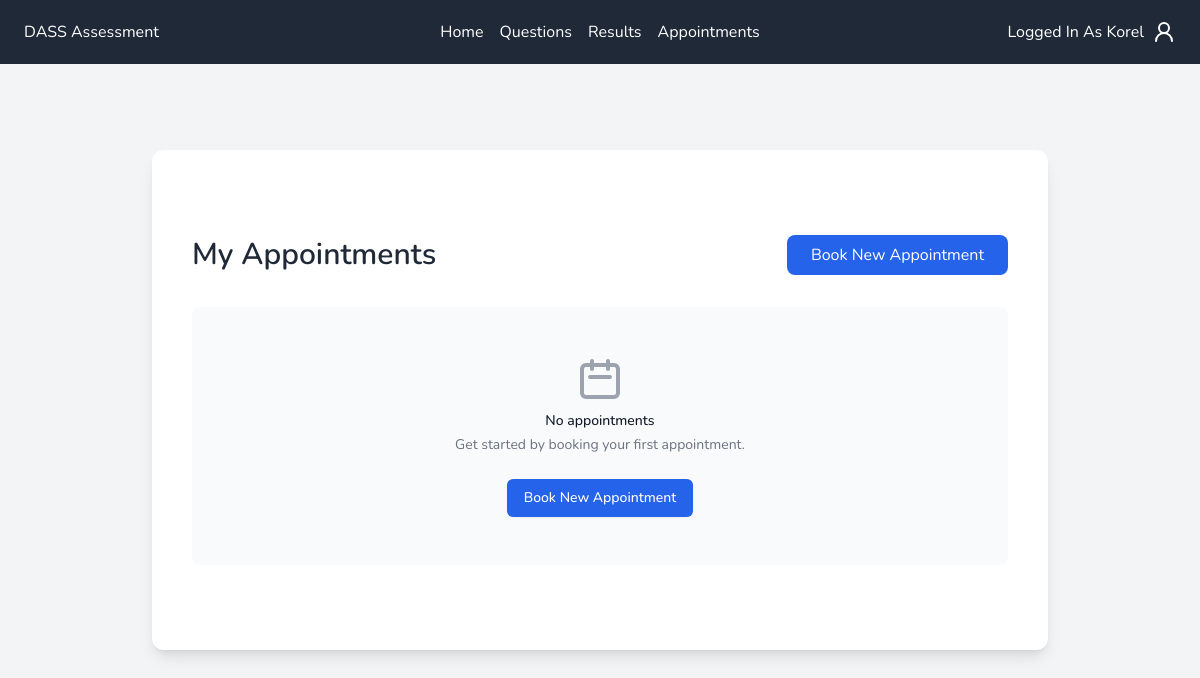
The app's page /appointments (signed in), older data.
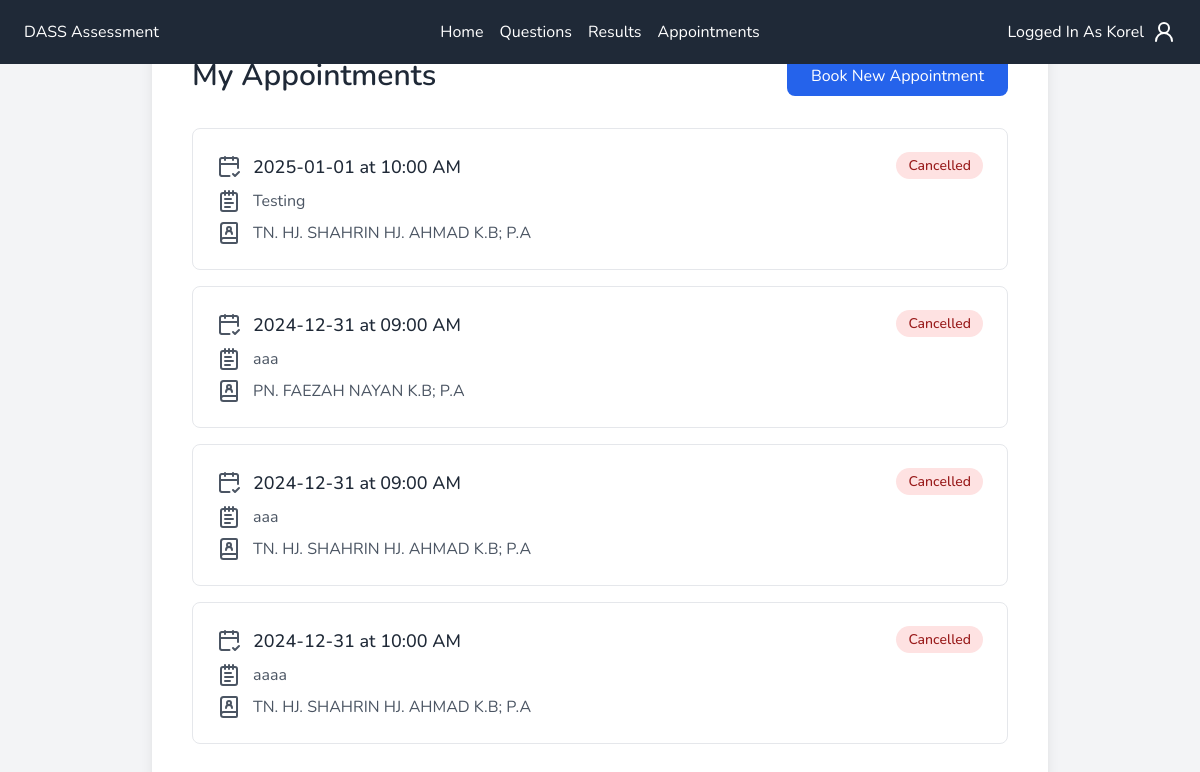
The same page, newer data.
### tables this page shows
CREATE TABLE appointments (
                id INTEGER PRIMARY KEY AUTOINCREMENT,
                student_id INTEGER NOT NULL,
                counsellor_id INTEGER NOT NULL,
                time TEXT NOT NULL,
                date TEXT NOT NULL,
                reason TEXT,
                status TEXT CHECK(status IN ('pending', 'confirmed', 'cancelled')) DEFAULT 'pending',
                created_at DATETIME DEFAULT CURRENT_TIMESTAMP,
                FOREIGN KEY (student_id) REFERENCES students (id),
                FOREIGN KEY (counsellor_id) REFERENCES counsellors (id)
            );

CREATE TABLE counsellors (
            id INTEGER PRIMARY KEY AUTOINCREMENT,
            email TEXT UNIQUE NOT NULL,
            username TEXT UNIQUE NOT NULL,
            password TEXT NOT NULL,
            phone TEXT
        );

### app.py (the view)
@app.route("/appointments")
@login_required
def appointments():
    user_appointments = []
    conn = get_db_connection()
    appointments = conn.execute(
        "SELECT apt.id, s.username as student_name, apt.date, apt.time, apt.reason, apt.status, c.username as counsellor_name FROM appointments apt INNER JOIN students s ON apt.student_id = s.id INNER JOIN counsellors c ON apt.counsellor_id = c.id WHERE apt.student_id = ?", (session["user_id"],)
    ).fetchall()
    conn.close()
    for appointment in appointments:
        user_appointments.append(
            {
                "id": appointment["id"],
                "student_name": appointment["student_name"],
                "date": appointment["date"],
                "time": appointment["time"],
                "reason": appointment["reason"],
                "status": appointment["status"],
                "counsellor_name": appointment["counsellor_name"],
            }
        )
    return render_template("student-appointment.html", appointments=user_appointments)

### app.py (called while the page is built)
def login_required(f):
    @functools.wraps(f)
    def decorated_function(*args, **kwargs):
        if not session.get("user_id"):
            return redirect(url_for("login"))
        return f(*args, **kwargs)
    return decorated_function

@app.template_filter('datetime_format')
def datetime_format(time_str):
    try:
        time_obj = datetime.strptime(time_str, '%H:%M')
        return time_obj.strftime('%I:%M %p')
    except:
        return time_str

### database.py (called while the page is built)
def get_db_connection():
    conn = sqlite3.connect("dass.db")
    conn.row_factory = sqlite3.Row
    return conn

### templates/student-appointment.html (shortened to what the changed rows need)
{% extends "base.html" %}
{% block content %}
<div class="flex flex-col items-center justify-center min-h-screen w-full">
    <div class="flex flex-col items-center justify-center min-h-[500px] shadow-lg bg-white rounded-xl max-w-4xl w-full p-10">
        <div class="w-full">
            <div class="flex justify-between items-center mb-8">
                <h2 class="text-3xl font-semibold text-gray-800">My Appointments</h2>
            </div>
            {% if appointments %}
                <div class="space-y-4">
                    {% for appointment in appointments %}
                        <div class="border border-gray-200 rounded-lg p-6 hover:shadow-md transition-shadow duration-200">
                            <div class="flex justify-between items-start">
                                <div class="space-y-2">
                                    <div class="flex items-center space-x-3">
                                        <i data-lucide="calendar-check-2" class="text-gray-600"></i>
                                        <span class="text-lg font-medium text-gray-800">
                                            {{ appointment.date }} at {{ appointment.time | datetime_format }}
                                        </span>
                                    </div>
                                    <div class="flex items-center space-x-3">
                                        <i data-lucide="notepad-text" class="text-gray-600"></i>
                                        <span class="text-gray-600">{{ appointment.reason }}</span>
                                    </div>
                                    <div class="flex items-center space-x-3">
                                        <i data-lucide="book-user" class="text-gray-600"></i>
                                        <span class="text-gray-600">{{ appointment.counsellor_name }}</span>
                                    </div>
                                </div>
                                <div>
                                    {% if appointment.status == 'pending' %}
                                        <div class="flex flex-col space-y-2">
                                            <span class="px-3 py-1 text-sm font-medium bg-yellow-100 text-yellow-800 rounded-full">
                                                Pending
                                            </span>
                                            <form action="{{ url_for('cancel_appointment', appointment_id=appointment.id) }}" method="POST" class="inline">
                                                <button type="submit"
                                                        class="text-sm text-red-600 hover:text-red-800 font-medium flex items-center space-x-1"
                                                        onclick="return confirm('Are you sure you want to cancel this appointment?')">
                                                    <i data-lucide="x-circle" class="w-4 h-4"></i>
                                                    <span>Cancel</span>
                                                </button>
                                            </form>
                                        </div>
                                    {% elif appointment.status == 'approved' %}
                                        <span class="px-3 py-1 text-sm font-medium bg-green-100 text-green-800 rounded-full">
                                            Approved
                                        </span>
                                    {% elif appointment.status == 'rejected' %}
                                        <span class="px-3 py-1 text-sm font-medium bg-red-100 text-red-800 rounded-full">
                                            Rejected
                                        </span>
                                    {% elif appointment.status == 'cancelled' %}
                                        <span class="px-3 py-1 text-sm font-medium bg-red-100 text-red-800 rounded-full">
                                            Cancelled
                                        </span>
                                    {% endif %}
                                </div>
                            </div>
                        </div>
                    {% endfor %}
                </div>
            {% else %}
                <div class="text-center py-12 bg-gray-50 rounded-lg">
                    <svg class="mx-auto h-12 w-12 text-gray-400" fill="none" stroke="currentColor" viewBox="0 0 24 24">
                        <path stroke-linecap="round" stroke-linejoin="round" stroke-width="2" d="M8 7V3m8 4V3m-9 8h10M5 21h14a2 2 0 002-2V7a2 2 0 00-2-2H5a2 2 0 00-2 2v12a2 2 0 002 2z"></path>
                    </svg>
                    <h3 class="mt-2 text-sm font-medium text-gray-900">No appointments</h3>
                    <p class="mt-1 text-sm text-gray-500">Get started by booking your first appointment.</p>
                    <div class="mt-6">
                        <a href="/book_appointment"
                           class="inline-flex items-center px-4 py-2 border border-transparent shadow-sm text-sm font-medium rounded-md text-white bg-blue-600 hover:bg-blue-700 focus:outline-none focus:ring-2 focus:ring-offset-2 focus:ring-blue-500">
                            Book New Appointment
                        </a>
                    </div>
                </div>
            {% endif %}
        </div>
    </div>
</div>
{% endblock %}

Row changes from the older to the newer data that the page shows:
added appointments: date "2025-01-01", time "10:00 AM", reason "Testing", counsellor_name "TN. HJ. SHAHRIN HJ. AHMAD K.B; P.A", status "Cancelled"
added appointments: date "2024-12-31", time "09:00 AM", reason "aaa", counsellor_name "PN. FAEZAH NAYAN K.B; P.A", status "Cancelled"
added appointments: date "2024-12-31", time "09:00 AM", reason "aaa", counsellor_name "TN. HJ. SHAHRIN HJ. AHMAD K.B; P.A", status "Cancelled"
added appointments: date "2024-12-31", time "10:00 AM", reason "aaaa", counsellor_name "TN. HJ. SHAHRIN HJ. AHMAD K.B; P.A", status "Cancelled"
Text that changed along with them:
text no longer shown: "No appointments Get started by booking your first appointment. Book New Appointment"
